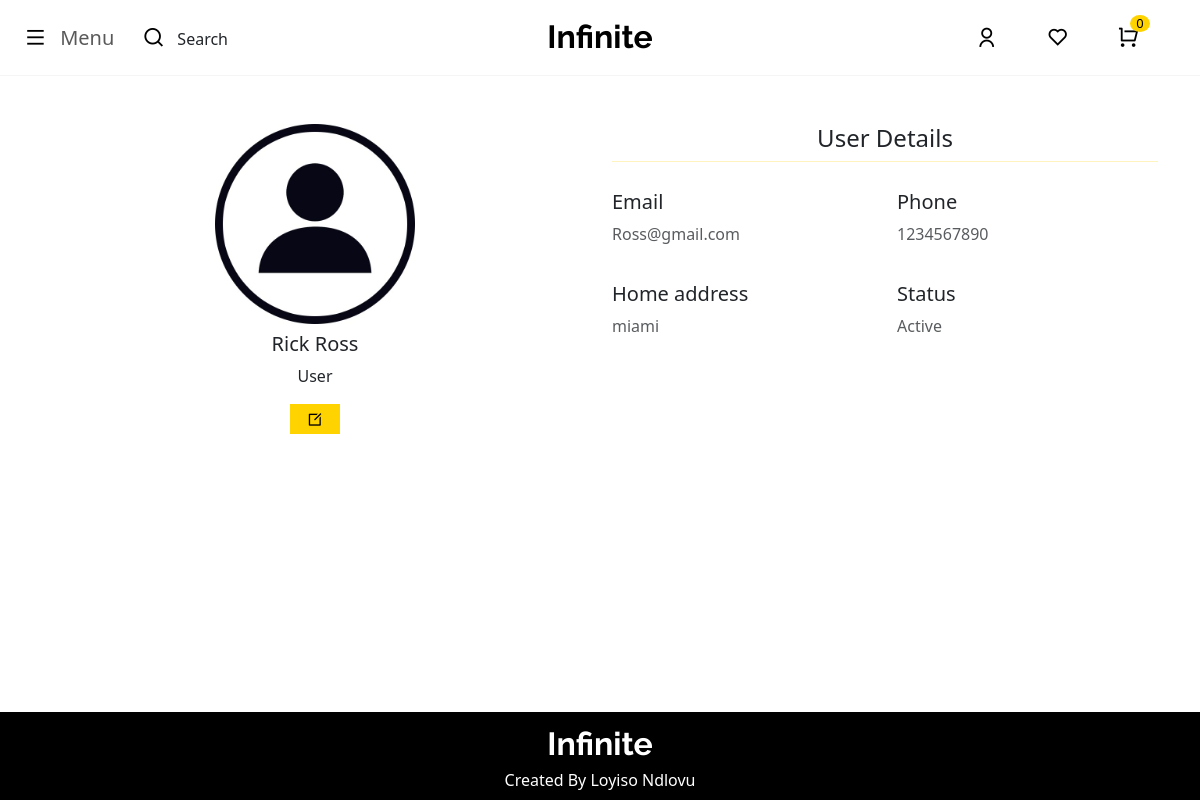
Screenshot of /user_profile.php (signed in) with the database file from the repository.
### tables this page shows
CREATE TABLE `users_tb` (
  `user_id` int(255) NOT NULL,
  `user_fullname` varchar(255) NOT NULL,
  `user_email` varchar(255) NOT NULL,
  `user_address` varchar(255) NOT NULL,
  `user_mobile_number` varchar(255) NOT NULL,
  `user_password` varchar(255) NOT NULL,
  `user_image` varchar(255) DEFAULT 'images\\profile.jpg'
);

### user_profile.php (the view, shortened to what this page needs)
<?php
require 'connection.php';
$name = $_SESSION['user_name'] ?? null;
$count = $_SESSION['cart_count'] ?? 0;
$fetch_user_info = mysqli_query($conn, "SELECT * FROM `users_tb` WHERE `user_fullname` = '$name'") or die("Failed to fetch user information");
if (mysqli_num_rows($fetch_user_info) > 0 ){
  $user_info_row = mysqli_fetch_assoc($fetch_user_info);
}
?>
<!DOCTYPE html>
<html lang="en">
<head>
    <link rel="stylesheet" href="css/bootstrap.min.css">
    <link rel="stylesheet" href="css/styles.css">
    <link
    href="https://cdn.jsdelivr.net/npm/remixicon@4.3.0/fonts/remixicon.css"
    rel="stylesheet">
</head>
<body>
    <nav class="navbar navbar-custom py-3 sticky-top">
  <div class="container-fluid top-nav py-1">
    <div class=" d-flex align-items-center">
      <button class="navbar-toggler remove-toggle-bg" type="button" data-bs-toggle="offcanvas" data-bs-target="#offcanvasNavbar" aria-controls="offcanvasNavbar" aria-label="Toggle navigation">
        <i class="ri-menu-line nav-icons"></i>
      <span class="ms-2">Menu</span>
      </button>
      <button class="nostyle-btn" onclick="displaySearchContainer()">
      <i class="ri-search-line ms-3 nav-icons"></i>
      <span class="ms-2">Search</span>
      </button>
    </div>
    <a href="index.php" class="navbar-brand mx-auto company-logo">Infinite</a>
    <div class="d-flex align-items-center ms-auto">
      <a href="user_profile.php" class="nav-icons me-5"><i class="ri-user-line"></i></a>
      <a href="user_wishlist.php" class="nav-icons me-5"><i class="ri-heart-line"></i></a>
      <a href="view_cart.php" class="nav-icons me-5">
    <i class="ri-shopping-cart-line"></i>
    <span class="cart-count"><?php echo $count; ?></span>
</a>
    </div>
  </div>
</nav>
    <section class="view-profile-section">
    <div class="container">
    <div class="row mt-5">
      <div class="col-6 text-center ">
        <img src="<?php
              $imagesrc = $user_info_row['user_image'];
              echo $imagesrc;
              ?>"
                alt="Avatar" class="text-center user-profile-picture" ; />
                <h5 class="profile-text text-center mt-2"><?php
              echo $user_info_row['user_fullname'];
              ?></h5>
              <p class="text-center">User</p>
              <div class="buttton-cont text-center">
              <button class="pen-icon-button infinite-btns " onclick="changeToUserUpdate()">
              <i class="ri-edit-box-line infinite-btns"></i>
              </button>
              </div>
              </div>
      <div class="col">
        <h4 class="text-center">User Details</h4>
      <hr class="mt-0 mb-4 user-details-ul">
      <div class="row pt-1">
                  <div class="col-6 mb-3">
                    <h5>Email</h5>
                    <p class="text-muted"><?php
              echo $user_info_row['user_email'];
              ?></p>
                  </div>
                  <div class="col-6 mb-3">
                    <h5>Phone</h5>
                    <p class="text-muted"><?php
              echo $user_info_row['user_mobile_number'];
              ?></p>
                  </div>
                </div>
                <div class="row pt-1">
                  <div class="col-6 mb-3">
                    <h5>Home address</h5>
                    <p class="text-muted"><?php
              echo $user_info_row['user_address'];
              ?></p>
                  </div>
                  <div class="col-6 mb-3">
                    <h5>Status</h5>
                    <p class="text-muted">Active</p>
                  </div>
                </div>
    </div>
    </div>
    </div>
</section>
    <footer class="footer py-2 fixed-bottom">
      <a href="#" class="navbar-brand mx-auto company-logo on-black-bg">Infinite</a>
    <br>
    <p class="text-center on-black-bg mt-4 mb-0">Created By Loyiso Ndlovu</p>
    </footer>
</body>
</html>

### css/styles.css (style rules this page uses)
:root { --primary-color: #FFFFFF; --secondary-color: #000; --accent-color: #FFD300; }
.cart-count { position: absolute; top: 15px; right: 50px; background-color: var(--accent-color); color: var(--secondary-color); border-radius: 50%; line-height: 1; font-size: small; padding-bottom: 2px; padding-top: 2px; width: 20px; text-align: center; }
.infinite-btns { background-color:var(--accent-color); color: var(--secondary-color); border: 2px solid var(--accent-color); }
.user-details-ul { color: var(--accent-color); }
.pen-icon-button { width: 50px; }
.user-profile-picture { height: 200px; width: 200px; }
.navbar-custom { display: flex; justify-content: center; margin-top: 0px; background-color: var(--primary-color); border-bottom: 1px solid whitesmoke; }
.top-nav { background-color: var(--primary-color); }
.navbar-brand { position: absolute; left: 50%; transform: translateX(-50%); }
.company-logo { font-family: "raleway"; font-weight: bolder; font-size: xx-large; }
.remove-toggle-bg { border: none; box-shadow: none; }
.nav-icons { text-decoration: none; color: var(--secondary-color); font-size: 22px; }
.nostyle-btn { padding: 0; margin: 0; border: none; background: none; color: inherit; font: inherit; text-align: inherit; outline: none; appearance: none; -webkit-appearance: none; -moz-appearance: none; box-shadow: none; cursor: pointer; }
.on-black-bg { color: var(--primary-color); }
.footer { background-color: var(--secondary-color); margin-bottom: 0; }

### rows the page displays
users_tb: user_fullname "Rick Ross", user_email "Ross@gmail.com", user_mobile_number "1234567890", user_address "miami"

### other values shown
$count "0"
